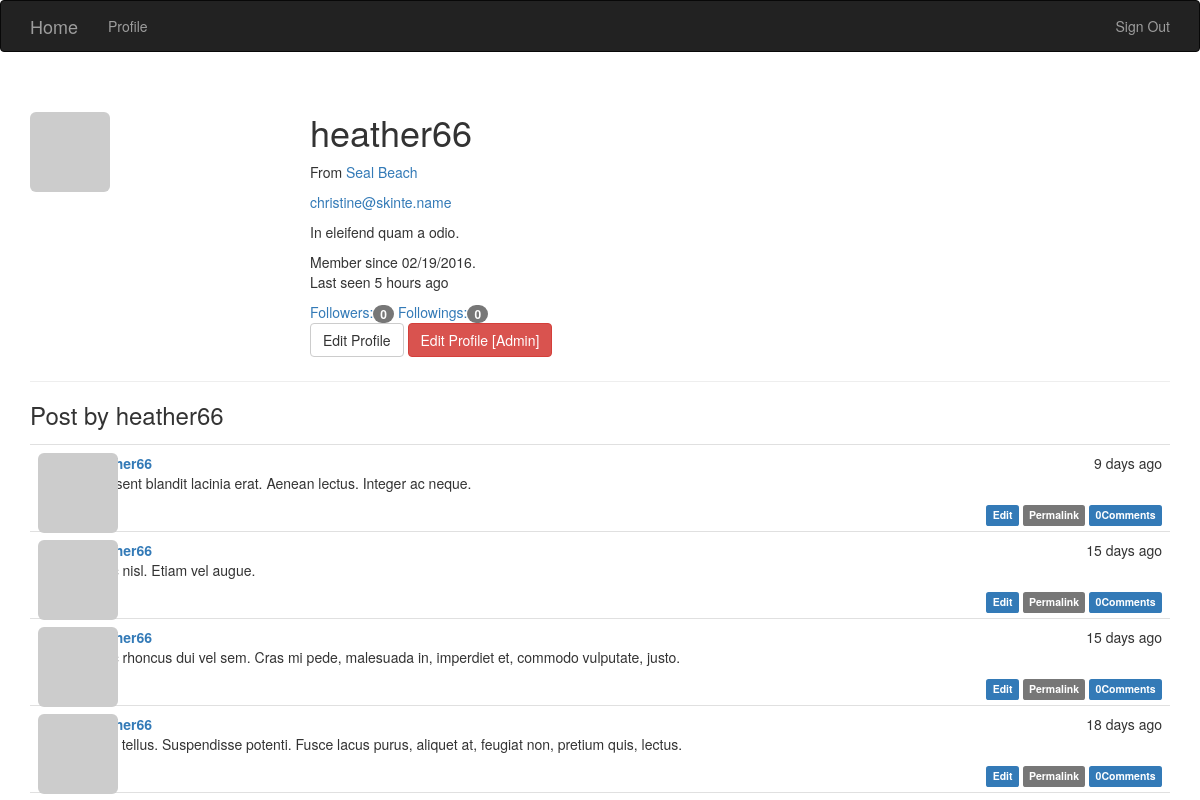
/user/heather66 (signed in), run on the app's committed database.
### flasky.py (models this page shows, shortened)
class User(UserMixin, db.Model):
    __tablename__ = 'users'
    id = db.Column(db.Integer, primary_key=True)
    email = db.Column(db.String(64), unique=True, index=True)
    username = db.Column(db.String(64), unique=True)
    password_hash = db.Column(db.String(128))
    role_id = db.Column(db.Integer, db.ForeignKey('roles.id'))
    confirmed = db.Column(db.Boolean, default=False)
    location = db.Column(db.String(64))
    about_me = db.Column(db.Text())
    member_since = db.Column(db.DateTime(), default=datetime.utcnow)
    last_seen = db.Column(db.DateTime(), default=datetime.utcnow)
    avatar_hash = db.Column(db.String(32))#email的md5散列值
    posts = db.relationship('Post', backref='author', lazy='dynamic')
    followed = db.relationship('Follow',
                               foreign_keys=[Follow.follower_id],
                               backref=db.backref('follower', lazy='joined'),
                               lazy='dynamic',
                               cascade='all, delete-orphan')
    followers = db.relationship('Follow', foreign_keys=[Follow.followed_id],
                                backref=db.backref('followed', lazy='joined'),
                                lazy='dynamic',
                                cascade='all, delete-orphan')
    comments = db.relationship('Comment', backref='author', lazy='dynamic')
    @property
    def password(self):
        raise AttributeError('password is not a readable attribute')
    def can(self, permissions):
        return self.role is not None and (self.role.permissions & permissions) == permissions
    def gravatar(self, size=100, default='identicon', rating='g'):
        if request.is_secure:
            url = 'https://secure.gravatar.com/avatar'
        else:
            url = 'https://www.gravatar.com/avatar'
        hash = hashlib.md5(self.email.encode('utf-8')).hexdigest()
        return '{url}/{hash}?s={size}&d={default}&r={rating}'.format(
            url=url, hash=hash, size=size, default=default, rating=rating)

class Post(db.Model):
    __tablename__ = 'posts'
    id = db.Column(db.Integer, primary_key=True)
    body = db.Column(db.Text)
    timestamp = db.Column(db.DateTime, index=True, default=datetime.utcnow)
    author_id = db.Column(db.Integer, db.ForeignKey('users.id'))
    body_html = db.Column(db.Text)
    comments = db.relationship('Comment', backref='post', lazy='dynamic')

### flasky.py (the view)
@app.route('/user/<username>')
def user(username):
    user = User.query.filter_by(username=username).first_or_404()
    posts = user.posts.order_by(Post.timestamp.desc()).all()
    return render_template('user.html', user=user, posts=posts)

### flasky.py (called while the page is built)
@login_manager.user_loader
def load_user(user_id):
    return User.query.get(user_id)

@app.context_processor
def inject_permissions():
    return dict(Permission=Permission)

### templates/user.html (shortened to what this page needs)
{% extends "base.html" %}
{% block page_content %}
<div class="page-header">
    <img class="img-rounded profile-thumbnail" src="{{ user.gravatar(size=256) }}"
        xmlns="http://www.w3.org/1999/html">
    <div class="profile-header">
        <h1>{{ user.username }}</h1>
        <p>
            {% if user.location  %}
            From <a href="http://maps.google.com/?q={{ user.location }}">{{ user.location }}</a>
            {% endif %}
        </p>
        {% if current_user.is_administrator %}
        <p><a href="mailto:{{ user.email }}">{{ user.email }}</a></p>
        {% endif %}
        {% if user.about_me %}<p>{{ user.about_me }}</p>{% endif %}
        <p>
        Member since {{ moment(user.member_since).format('L') }}.<br/>
        Last seen {{ moment(user.last_seen).fromNow() }}
        </p>
        <a href="{{ url_for('followers', username=user.username) }}">
            Followers:<span class="badge">{{ user.followers.count() - 1 }}</span>
        </a>
        <a href="{{ url_for('followings', username=user.username) }}">
            Followings:<span class="badge">{{ user.followed.count() - 1 }}</span>
        </a>
        <p>
            {% if user == current_user %}
            <a class="btn btn-default" href="{{ url_for('edit_profile') }}">
                Edit Profile
            </a>
            {% endif %}
            {% if current_user.is_administrator %}
                <a class="btn btn-danger" href="{{ url_for('edit_profile_admin', id=user.id) }}">
                Edit Profile [Admin]
                </a>
            {% endif %}
        </p>
    </div>
 </div>
<h3>Post by {{ user.username }}</h3>
{% include "_posts.html" %}
{% endblock %}

### templates/_posts.html
<ul class="posts">
    {% for post in posts %}
    <li class="post">
        <div class="post-thumbnail">
            <a href="{{ url_for('user', username=post.author.username) }}">
                <img class="img-rounded profile-thumbnail"
                src="{{ post.author.gravatar(size=40) }}">
            </a>
        </div>
        <div class="post-content">
            <div class="post-date">{{ moment(post.timestamp).fromNow() }}</div>
            <div class="post-author">
                <a href="{{ url_for('user', username=post.author.username) }}">
                    {{ post.author.username }}
                </a>
            </div>
            <div class="post-body">
                {% if post.body_html %}
                    {{ post.body_html | safe }}
                {% else %}
                    {{ post.body }}
                {% endif %}
            </div>
            <div class="post-footer">
                {% if current_user == post.author %}
                <a href="{{ url_for('edit', id=post.id) }}">
                    <span class="label label-primary">Edit</span>
                </a>
                {% elif current_user.is_authenticated and current_user.is_administrator %}
                <a href="{{ url_for('edit', id=post.id) }}">
                    <span class="label label-danger">Edit[Admin]</span>
                </a>
                {% endif %}
                <a href="{{ url_for('post', id=post.id) }}">
                    <span class="label label-default">Permalink</span>
                </a>
                <a href="{{ url_for('post', id=post.id) }}#comments">
                    <span class="label label-primary">
                        {{ post.comments.count() }}Comments
                    </span>
                </a>
            </div>
        </div>
    </li>
    {% endfor %}
</ul>

### static/styles.css (style rules this page uses)
.profile-thumbnail { position: absolute; }
.profile-header { min-height: 260px; margin-left: 280px; }
ul.posts { list-style-type: none; padding: 0px; margin: 16px 0px 0px 0px; border-top: 1px solid #e0e0e0; }
ul.posts li.post { padding: 8px; border-bottom: 1px solid #e0e0e0; }
div.post-date { float: right; }
div.post-author { font-weight: bold; }
div.post-thumbnail { position: absolute; }
div.post-content { margin-left: 48px; min-height: 48px; }
div.post-footer { text-align: right; }

### data on the page
User: username "heather66", location "Seal Beach", email "christine@skinte.name", about_me "In eleifend quam a odio.", member_since "02/19/2016", last_seen "5 hours ago"
Post: timestamp "9 days ago", author.username "heather66", body_html "Praesent blandit lacinia erat. Aenean lectus. Integer ac neque.", comments.count "0"
Post: timestamp "15 days ago", author.username "heather66", body_html "Nunc nisl. Etiam vel augue.", comments.count "0"
Post: timestamp "15 days ago", author.username "heather66", body_html "Nunc rhoncus dui vel sem. Cras mi pede, malesuada in, imperdiet et, commodo vulputate, justo.", comments.count "0"
Post: timestamp "18 days ago", author.username "heather66", body_html "Nulla tellus. Suspendisse potenti. Fusce lacus purus, aliquet at, feugiat non, pretium quis, lectus.", comments.count "0"

### other printed values
{{ user.followers.count() - 1 }} "0"
{{ user.followed.count() - 1 }} "0"
